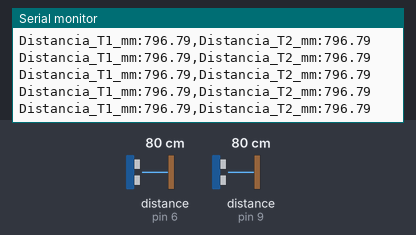
This sketch was run on a simulated Arduino Uno, built with avr-gcc and run on an emulated ATmega328P. On the bench: the last lines printed to the serial monitor. Wiring (inferred from the names in the program): 2 × ultrasonic range finder: trigger pin 5, echo pin 6 / trigger pin 8, echo pin 9. The inputs (shaded band) are chosen by the test bench; at power-on: distance to the obstacle (sensors on pin 6, pin 9) 80 cm. The echo pulse lasts 58.3 µs per cm.

Above: at 1.2 s.
1.3 s: distance to the obstacle (sensor on pin 6) set to 2 cm
At 1.49 s:
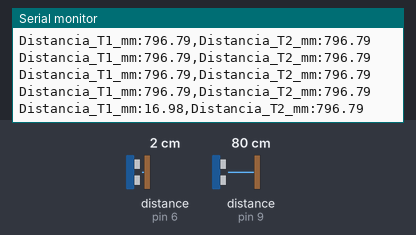
2.8 s: distance to the obstacle (sensor on pin 9) set to 120 cm
At 2.9 s:
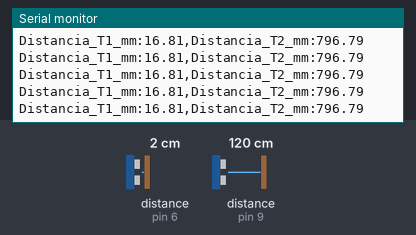
5.8 s: distance to the obstacle (sensor on pin 6) set to 4 cm
At 5.93 s:
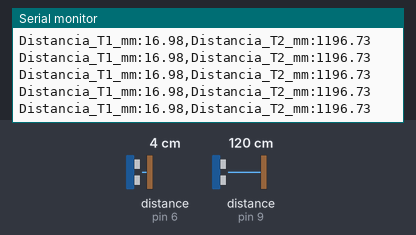
7.3 s: distance to the obstacle (sensor on pin 6) set to 35 cm
At 7.37 s:
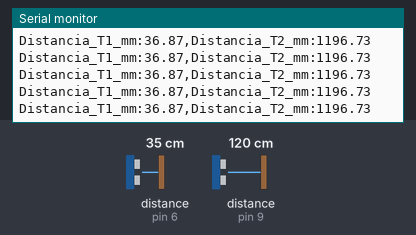
10.3 s: distance to the obstacle (sensor on pin 9) set to 60 cm
At 10.43 s:
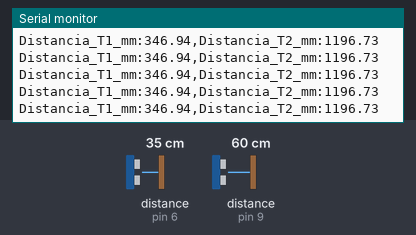
Timing chart, 0 to 13.3 s (numbered marks = the images above; inputs shaded):
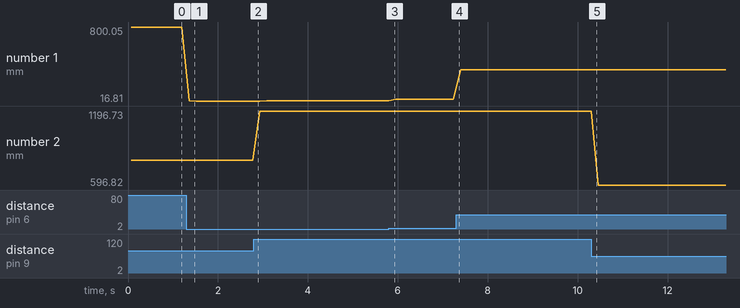

Measured:
- after the input at 1.3 s, the serial monitor: prints a new line after 0.06 s (image 1)
- plotted number 1: 796.79 → 16.81 after the input at 1.3 s, 16.98 → 36.87 after the input at 5.8 s, 36.87 → 346.94 after the input at 7.3 s
- plotted number 2: 796.79 → 1196.73 after the input at 2.8 s, 1196.73 → 596.82 after the input at 10.3 s

The sketch:

06_ultrasonic_sensors.ino
```cpp
/*
 * Laboratorio 2 - Nuevo Sensor Ultrasónico
 * Reemplazo de sensores análogos SE045 por HC-SR04.
 *
 * Este código es una prueba aislada para verificar la lectura de ambos tanques
 * antes de integrarlo al sistema maestro.
 */

// --- Definición de Pines ---

// Tanque 1 (Configurado por el usuario)
const int TRIG_PIN_1 = 5;
const int ECHO_PIN_1 = 6;

// Tanque 2 (pines vigentes segun referencia Sprint 9)
const int TRIG_PIN_2 = 8;
const int ECHO_PIN_2 = 9;

void setup() {
  Serial.begin(115200);

  // Configuración de pines Tanque 1
  pinMode(TRIG_PIN_1, OUTPUT);
  pinMode(ECHO_PIN_1, INPUT);

  // Configuración de pines Tanque 2
  pinMode(TRIG_PIN_2, OUTPUT);
  pinMode(ECHO_PIN_2, INPUT);

  // Asegurar que los Triggers comiencen en LOW
  digitalWrite(TRIG_PIN_1, LOW);
  digitalWrite(TRIG_PIN_2, LOW);

  Serial.println("========================================");
  Serial.println("Prueba de Sensores HC-SR04 iniciada");
  Serial.println("T1: Trig=5, Echo=6 | T2: Trig=8, Echo=9");
  Serial.println("========================================");
}

float measureDistanceMm(int trigPin, int echoPin) {
  // Limpiar el trigger
  digitalWrite(trigPin, LOW);
  delayMicroseconds(2);

  // Enviar pulso de 10 microsegundos
  digitalWrite(trigPin, HIGH);
  delayMicroseconds(10);
  digitalWrite(trigPin, LOW);

  // Leer la duración del pulso de eco (timeout de 30ms para evitar bloqueos)
  long duration = pulseIn(echoPin, HIGH, 30000);

  if (duration == 0) {
    return -1.0; // Retorna -1 si no hay lectura (fuera de rango o desconectado)
  }

  // Cálculo de la distancia en milímetros:
  // Velocidad del sonido = 343 m/s = 0.343 mm/us
  // Como el sonido va y vuelve, dividimos entre 2
  return (duration * 0.343) / 2.0;
}

void loop() {
  // 1. Medir Tanque 1
  float dist1 = measureDistanceMm(TRIG_PIN_1, ECHO_PIN_1);

  // Pausa de 50ms entre lecturas para evitar que el eco del Tanque 1 interfiera con el Tanque 2
  delay(50);

  // 2. Medir Tanque 2
  float dist2 = measureDistanceMm(TRIG_PIN_2, ECHO_PIN_2);

  // 3. Imprimir por UART para el Serial Plotter / Monitor
  Serial.print("Distancia_T1_mm:");
  Serial.print(dist1);
  Serial.print(",");
  Serial.print("Distancia_T2_mm:");
  Serial.println(dist2);

  // Tasa de muestreo (100ms adicionales + 50ms de pausa = ~6 lecturas por segundo)
  delay(100);
}
```
